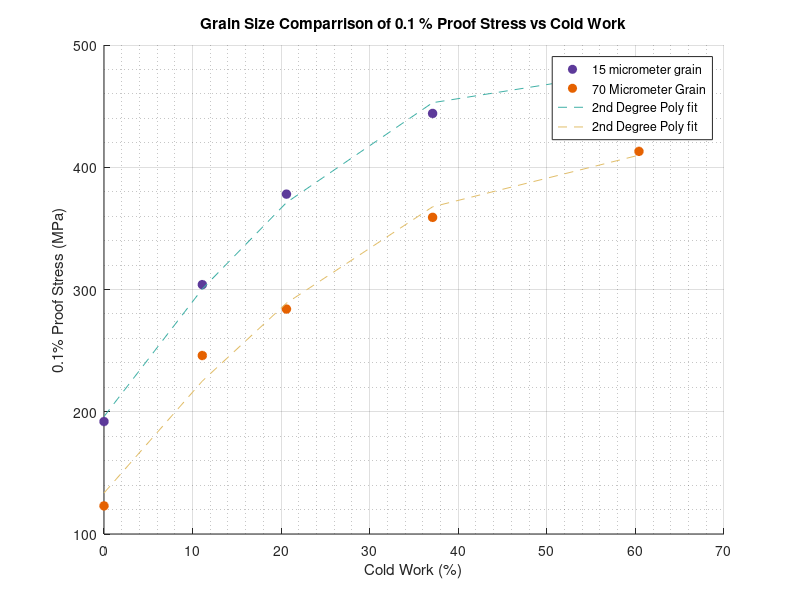
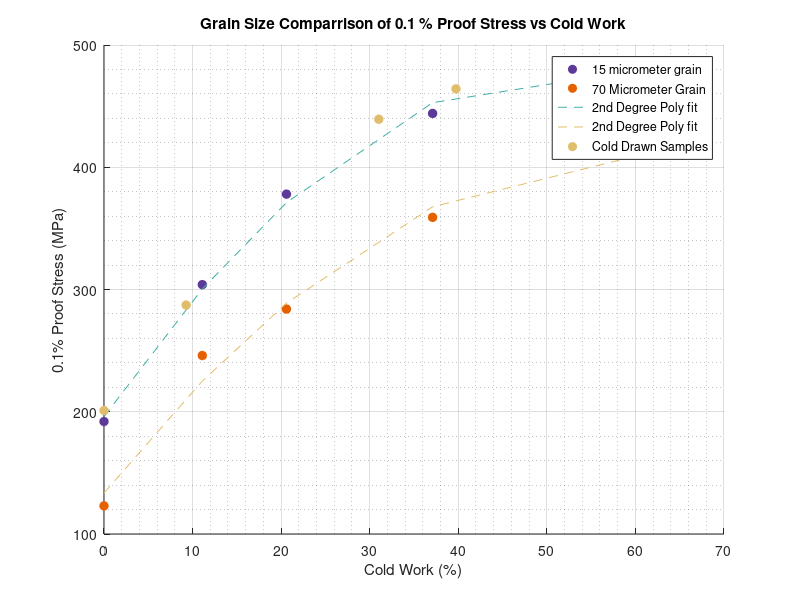

Recreate these plots in MATLAB, in order.
%Part 1 Q1

clc 
clear all

%Cold Work perecent

S1_15_ColdWork = 60.4;
S2_15_ColdWork = 37.1;
S3_15_ColdWork = 20.6;
S4_15_ColdWork = 11.1;
S5_15_ColdWork = 0;
ColdWork_15 = [0 11.1 20.6 37.1 60.4];    

S1_70_ColdWork = 60.4;
S2_70_ColdWork = 37.1;
S3_70_ColdWork = 20.6;
S4_70_ColdWork = 11.1;
S5_70_ColdWork = 0;
ColdWork_70 = [0 11.1 20.6 37.1 60.4]; 

%Proof Stress

S1_15_ProofStress = 482;
S2_15_ProofStress = 444;
S3_15_ProofStress = 378;
S4_15_ProofStress = 304;
S5_15_ProofStress = 192;
ProofStress_15 = [192 304 378 444 482];
diff_15 = [ProofStress_15(2:end)./ProofStress_15(1:end-1)-1]*100;


S1_70_ProofStress = 413;
S2_70_ProofStress = 359;
S3_70_ProofStress = 284;
S4_70_ProofStress = 246;
S5_70_ProofStress = 123;
ProofStress_70 = [123 246 284 359 413];
diff_70 = [ProofStress_70(2:end)./ProofStress_70(1:end-1)-1]*100;

CDS_ColdWork = [0 9.27 31.03 39.74];

Diff_ProofStress = [69 58 94 85];
Diff_ProofStress_Per_Micron = Diff_ProofStress./(70-15);

CDS_Ave = [7.77915 8.12355 9.56895 9.1078];
CDS_Ave_Diff = 15 - CDS_Ave;
CDS_Proof_Increase = CDS_Ave_Diff .* Diff_ProofStress_Per_Micron;

CDS_at_15_Proof = [192 280 430 455];

CDS_Proof = CDS_at_15_Proof + CDS_Proof_Increase;




% figure(1), scatter(ColdWork_15, ProofStress_15,'DisplayName','15 micrometer grain','LineWidth',1.5,'Color','#E1BE6A')
% title('Grain Size Comparrison of 0.1 % Proof Stress vs Cold Work')
% xlabel('Cold Work (%)')
% ylabel('0.1% Proof Stress (MPa)')
% grid on
% grid minor
% hold on
% scatter(ColdWork_15, ProofStress_70,'DisplayName','70 Micrometer Grain','LineWidth',1.5,'Color','#40B0A6')
% hold on
% legend
% hold off
c = [225; 190; 106];
figure(1), scatter(ColdWork_15, ProofStress_15,'MarkerEdgeColor',[0.3633 0.2266 0.6055],...
              'MarkerFaceColor',[0.3633 0.2266 0.6055],...
              'LineWidth',1,'DisplayName','15 micrometer grain')
title('Grain Size Comparrison of 0.1 % Proof Stress vs Cold Work')
xlabel('Cold Work (%)')
ylabel('0.1% Proof Stress (MPa)')
grid on
grid minor
hold on
c = [64; 176; 166];
scatter(ColdWork_15, ProofStress_70,'MarkerEdgeColor',[0.8984 0.3789 0],...
              'MarkerFaceColor',[0.8984 0.3789 0],...
              'LineWidth',1,'DisplayName','70 Micrometer Grain')

hold on
p15 = polyfit(ColdWork_15,ProofStress_15,2);
f15 = polyval(p15,ColdWork_15);
plot(ColdWork_15,f15,'r--','Color','#40B0A6','DisplayName','2nd Degree Poly fit')
hold on
p70 = polyfit(ColdWork_70,ProofStress_70,2);
f70 = polyval(p70,ColdWork_70);
plot(ColdWork_70,f70,'r--','Color','#E1BE6A','DisplayName','2nd Degree Poly fit')
legend
hold off


figure(2), scatter(ColdWork_15, ProofStress_15,'MarkerEdgeColor',[0.3633 0.2266 0.6055],...
              'MarkerFaceColor',[0.3633 0.2266 0.6055],...
              'LineWidth',1,'DisplayName','15 micrometer grain')
title('Grain Size Comparrison of 0.1 % Proof Stress vs Cold Work')
xlabel('Cold Work (%)')
ylabel('0.1% Proof Stress (MPa)')
grid on
grid minor
hold on
scatter(ColdWork_15, ProofStress_70,'MarkerEdgeColor',[0.8984 0.3789 0],...
              'MarkerFaceColor',[0.8984 0.3789 0],...
              'LineWidth',1,'DisplayName','70 Micrometer Grain')

hold on
p15 = polyfit(ColdWork_15,ProofStress_15,2);
f15 = polyval(p15,ColdWork_15);
plot(ColdWork_15,f15,'r--','Color','#40B0A6','DisplayName','2nd Degree Poly fit')
hold on
p70 = polyfit(ColdWork_70,ProofStress_70,2);
f70 = polyval(p70,ColdWork_70);
plot(ColdWork_70,f70,'r--','Color','#E1BE6A','DisplayName','2nd Degree Poly fit')
legend
scatter(CDS_ColdWork, CDS_Proof,'MarkerEdgeColor',[0.8789 0.7422 0.4141],...
              'MarkerFaceColor',[0.8789 0.7422 0.4141],...
              'LineWidth',1,'DisplayName','Cold Drawn Samples')
hold off
